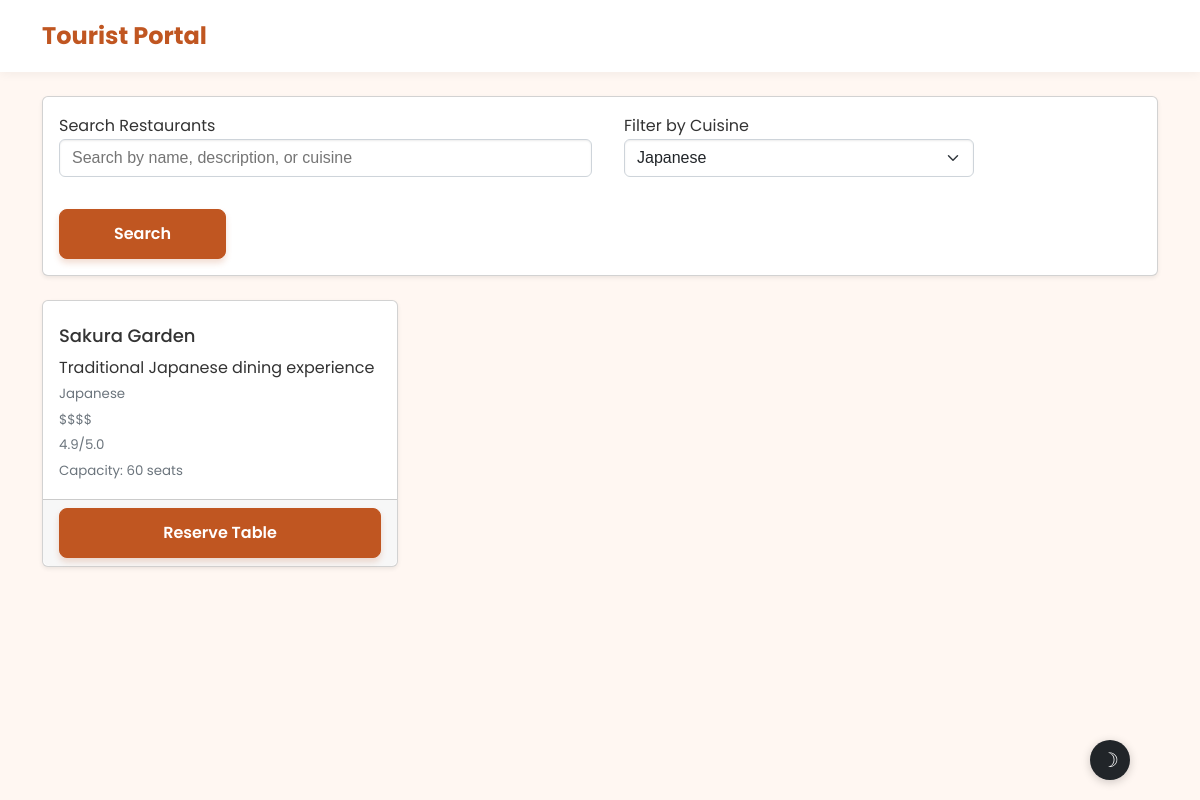
The page /tourist/index.php?cuisine=Japanese (signed in) on the database its author committed.
### tables this page shows
CREATE TABLE `restaurants` (
  `id` INT(11) NOT NULL AUTO_INCREMENT,
  `name` VARCHAR(255) NOT NULL,
  `description` TEXT NOT NULL,
  `cuisine` VARCHAR(100) NOT NULL,
  `address` TEXT NOT NULL,
  `phone` VARCHAR(20) NOT NULL,
  `price_range` ENUM('$', '$$', '$$$', '$$$$') NOT NULL,
  `rating` DECIMAL(2,1) NOT NULL DEFAULT '0.0',
  `image` VARCHAR(255) DEFAULT NULL,
  `seating_capacity` INT(11) NOT NULL DEFAULT '0',
  `created_at` TIMESTAMP NOT NULL DEFAULT CURRENT_TIMESTAMP,
  `updated_at` TIMESTAMP NOT NULL DEFAULT CURRENT_TIMESTAMP ON UPDATE CURRENT_TIMESTAMP,
  PRIMARY KEY (`id`),
  INDEX `idx_cuisine` (`cuisine`),
  INDEX `idx_rating` (`rating`)
);

### backend/Database.php (called while the page is built, shortened)
<?php
class Database {
    private $host = "localhost";
    private $username = "root";
    private $password = "";
    private $database = "restaurant_management";
    private $connection;
    private function connect() {
        try {
            $this->connection = new mysqli($this->host, $this->username, $this->password, $this->database);
            $this->connection->set_charset("utf8mb4");
        } catch (Exception $e) {
            die("Database connection error: " . $e->getMessage());
        }
    }
    public function select($query, $params = [], $param_types = "") {
        $stmt = $this->connection->prepare($query);
        if (!empty($params)) {
            $stmt->bind_param($param_types, ...$params);
        }
        $stmt->execute();
        $result = $stmt->get_result();
        $data = [];
        while ($row = $result->fetch_assoc()) {
            $data[] = $row;
        }
        return $data;
    }
}
?>

### backend/Restaurant.php (called while the page is built, shortened)
<?php
require_once 'Database.php';
class Restaurant {
    private $db;
    private $table = 'restaurants';
    public function __construct() {
        $this->db = new Database();
    }
    public function getAllRestaurants() {
        $query = "SELECT * FROM {$this->table} ORDER BY rating DESC, name ASC";
        try {
            return $this->db->select($query);
        } catch (Exception $e) {
            return [];
        }
    }
    public function filterByCuisine($cuisine) {
        $query = "SELECT * FROM {$this->table} WHERE cuisine = ? ORDER BY rating DESC, name ASC";
        $params = [$cuisine];
        $paramTypes = "s";
        try {
            return $this->db->select($query, $params, $paramTypes);
        } catch (Exception $e) {
            return [];
        }
    }
}
?>

### tourist/index.php (the view, shortened to what this page needs)
<?php
require_once '../backend/Restaurant.php';
$restaurantManager = new Restaurant();
$search = isset($_GET['search']) ? $_GET['search'] : '';
$cuisine = isset($_GET['cuisine']) ? $_GET['cuisine'] : '';
if ($search) {
    $restaurants = $restaurantManager->searchRestaurants($search);
} else if ($cuisine) {
    $restaurants = $restaurantManager->filterByCuisine($cuisine);
} else {
    $restaurants = $restaurantManager->getAllRestaurants();
}
$allRestaurants = $restaurantManager->getAllRestaurants();
$cuisines = [];
foreach ($allRestaurants as $restaurant) {
    if (!in_array($restaurant['cuisine'], $cuisines)) {
        $cuisines[] = $restaurant['cuisine'];
    }
}
?>
<!DOCTYPE html>
<html lang="en">
<head>
    <link href="../css/style.css" rel="stylesheet">
    <link href="../css/enhanced-styles.css" rel="stylesheet">
    <link href="../css/tourist-dashboard-polish.css" rel="stylesheet">
</head>
<body>
    <nav class="navbar navbar-expand-lg">
        <div class="container">
            <a class="navbar-brand" href="index.php">
                Tourist Portal
            </a>
        </div>
    </nav>
    <div class="container mt-4">
        <div class="card mb-4">
            <div class="card-body">
                <form method="GET" class="row g-3">
                    <div class="col-md-6">
                        <label for="search" class="form-label">Search Restaurants</label>
                        <input type="text" class="form-control" id="search" name="search"
                               value="<?php echo htmlspecialchars($search); ?>"
                               placeholder="Search by name, description, or cuisine">
                    </div>
                    <div class="col-md-4">
                        <label for="cuisine" class="form-label">Filter by Cuisine</label>
                        <select class="form-select" id="cuisine" name="cuisine">
                            <?php foreach ($cuisines as $cuisineOption): ?>
                            <option value="<?php echo htmlspecialchars($cuisineOption); ?>"
                                <?php echo (isset($_GET['cuisine']) && $_GET['cuisine'] == $cuisineOption) ? 'selected' : ''; ?>>
                                <?php echo htmlspecialchars($cuisineOption); ?>
                            </option>
                            <?php endforeach; ?>
                        </select>
                    </div>
                    <div class="col-md-2 d-flex align-items-end">
                        <button type="submit" class="btn btn-primary w-100">Search</button>
                    </div>
                </form>
            </div>
        </div>
        <div class="row">
            <?php if (empty($restaurants)): ?>
            <div class="col-12">
                <div class="text-center py-5">
                    <h3 class="mt-3">No restaurants found</h3>
                    <p class="text-muted">Try adjusting your search criteria</p>
                </div>
            </div>
            <?php else: ?>
            <?php foreach ($restaurants as $restaurant): ?>
            <div class="col-md-6 col-lg-4 mb-4">
                <div class="card h-100">
                    <div class="card-body">
                        <h5 class="card-title"><?php echo htmlspecialchars($restaurant['name']); ?></h5>
                        <p class="card-text"><?php echo htmlspecialchars($restaurant['description']); ?></p>
                        <p class="card-text">
                            <small class="text-muted">
                                <?php echo htmlspecialchars($restaurant['cuisine']); ?><br>
                                <?php echo htmlspecialchars($restaurant['price_range']); ?><br>
                                <?php echo htmlspecialchars($restaurant['rating']); ?>/5.0<br>
                                Capacity: <?php echo htmlspecialchars($restaurant['seating_capacity']); ?> seats
                            </small>
                        </p>
                    </div>
                    <div class="card-footer">
                        <form method="POST" class="d-inline">
                            <button type="submit" class="btn btn-primary w-100">
                                Reserve Table
                            </button>
                        </form>
                    </div>
                </div>
            </div>
            <?php endforeach; ?>
            <?php endif; ?>
        </div>
    </div>
</body>
</html>

### css/enhanced-styles.css (style rules this page uses)
.card-footer:last-child { border-radius: 0 0 calc(var(--bs-border-radius) - 1px) calc(var(--bs-border-radius) - 1px); }

### css/tourist-dashboard-polish.css (style rules this page uses)
.card { animation: none !important; transform: none !important; transition: box-shadow 0.3s ease, border-color 0.3s ease; }
.form-control { animation: none !important; }
.navbar { background-color: #ffffff !important; box-shadow: 0 2px 10px rgba(0, 0, 0, 0.05) !important; padding: 0.75rem 1rem !important; --bs-navbar-color: var(--bs-gray-600); --bs-navbar-hover-color: var(--bs-primary); --bs-navbar-active-color: var(--bs-primary); }
.navbar-brand { font-weight: 700; font-size: 1.5rem; color: var(--bs-primary) !important; display: flex; align-items: center; gap: 0.5rem; }
.btn-primary { padding: 0.75rem 1.5rem; font-weight: 600; border-radius: 0.5rem; box-shadow: 0 4px 6px rgba(var(--bs-primary-rgb), 0.2); transition: all 0.2s ease; }
.d-flex { display: flex !important; }

### rows shown on the page
restaurants: name "Sakura Garden", description "Traditional Japanese dining experience", cuisine "Japanese", price_range "$$$$", rating "4.9", seating_capacity "60"

### other values the page prints
form field cuisine "Japanese"
